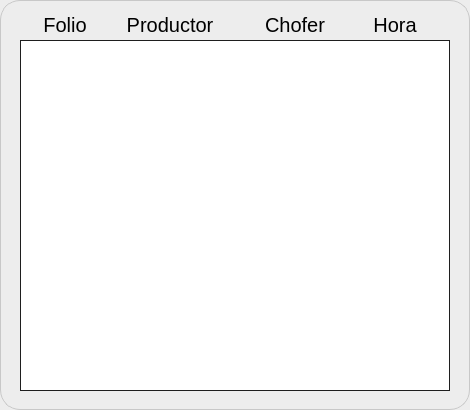
     <widget class="QFrame" name="frame_14">
      <property name="geometry">
       <rect>
        <x>670</x>
        <y>530</y>
        <width>470</width>
        <height>410</height>
       </rect>
      </property>
      <property name="styleSheet">
       <string notr="true">font: 20pt &quot;Bahnschrift&quot;;
border-width:1px;
border-color:rgb(200, 200, 200);
background:rgb(237, 237, 237);
border-style:solid;
border-radius:20px;</string>
      </property>
      <property name="frameShape">
       <enum>QFrame::StyledPanel</enum>
      </property>
      <property name="frameShadow">
       <enum>QFrame::Raised</enum>
      </property>
      <widget class="QTableWidget" name="Tabla_Folios">
       <property name="geometry">
        <rect>
         <x>20</x>
         <y>40</y>
         <width>430</width>
         <height>351</height>
        </rect>
       </property>
       <property name="whatsThis">
        <string>Boletas ingresadas</string>
       </property>
       <property name="styleSheet">
        <string notr="true">border-width:1px;
border-color:rgb(30,30,30);
border-style:solid;
border-radius:0px;
background:white;</string>
       </property>
       <attribute name="verticalHeaderVisible">
        <bool>false</bool>
       </attribute>
      </widget>
      <widget class="QLabel" name="label">
       <property name="geometry">
        <rect>
         <x>30</x>
         <y>9</y>
         <width>70</width>
         <height>31</height>
        </rect>
       </property>
       <property name="styleSheet">
        <string notr="true">font:20px;
border-radius:0px;
background:transparent;
border-color: rgb(237, 237, 237);
border-width:0px;</string>
       </property>
       <property name="text">
        <string>Folio</string>
       </property>
       <property name="alignment">
        <set>Qt::AlignCenter</set>
       </property>
      </widget>
      <widget class="QLabel" name="label_2">
       <property name="geometry">
        <rect>
         <x>110</x>
         <y>9</y>
         <width>120</width>
         <height>31</height>
        </rect>
       </property>
       <property name="styleSheet">
        <string notr="true">font:20px;
border-radius:0px;
background:transparent;
border-color: rgb(237, 237, 237);
border-width:0px;</string>
       </property>
       <property name="text">
        <string>Productor</string>
       </property>
       <property name="alignment">
        <set>Qt::AlignCenter</set>
       </property>
      </widget>
      <widget class="QLabel" name="label_3">
       <property name="geometry">
        <rect>
         <x>250</x>
         <y>9</y>
         <width>90</width>
         <height>31</height>
        </rect>
       </property>
       <property name="styleSheet">
        <string notr="true">font:20px;
border-radius:0px;
background:transparent;
border-color: rgb(237, 237, 237);
border-width:0px;</string>
       </property>
       <property name="text">
        <string>Chofer</string>
       </property>
       <property name="alignment">
        <set>Qt::AlignCenter</set>
       </property>
      </widget>
      <widget class="QLabel" name="label_4">
       <property name="geometry">
        <rect>
         <x>360</x>
         <y>9</y>
         <width>70</width>
         <height>31</height>
        </rect>
       </property>
       <property name="styleSheet">
        <string notr="true">font:20px;
border-radius:0px;
background:transparent;
border-color: rgb(237, 237, 237);
border-width:0px;</string>
       </property>
       <property name="text">
        <string>Hora</string>
       </property>
       <property name="alignment">
        <set>Qt::AlignCenter</set>
       </property>
      </widget>
     </widget>
